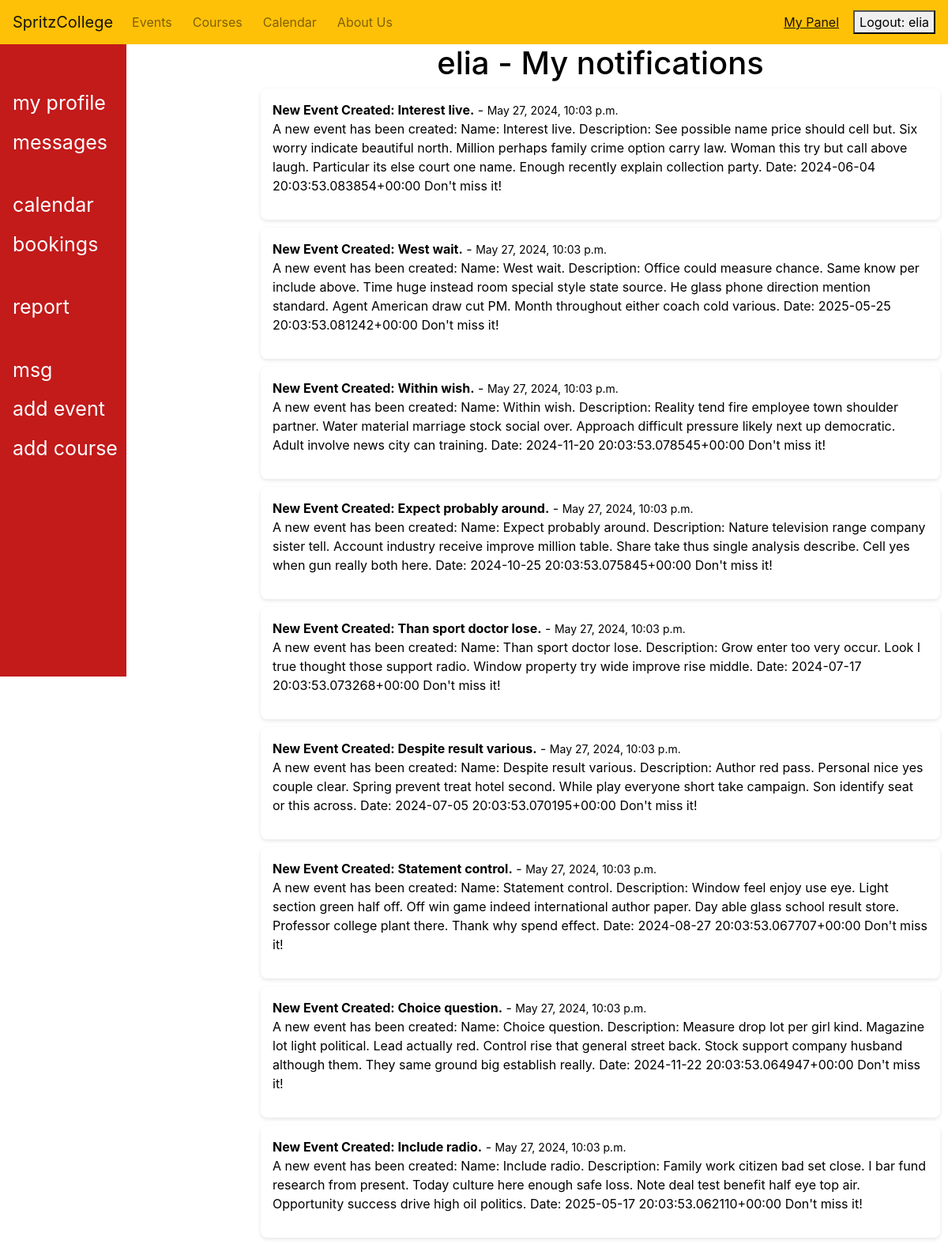
/profiles/messages/ (signed in, upper part), run on the app's committed database.
### Profiles/models.py (models this page shows, shortened)
class Message(models.Model):
    user = models.ForeignKey(User, on_delete=models.CASCADE, related_name='messages')
    title = models.CharField(max_length=100)
    content = models.TextField()
    timestamp = models.DateTimeField(auto_now_add=True)
    read = models.BooleanField(default=False)

### Profiles/views.py (the view)
# urls.py: path('messages/', MessageListView.as_view(), name='messages'),
class MessageListView(LoginRequiredMixin, ListView):
    model = Message
    template_name = 'Profiles/messages.html'
    def get_queryset(self):
        return Message.objects.filter(user=self.request.user).order_by('-timestamp')
    def get_context_data(self, **kwargs):
        context = super().get_context_data(**kwargs)
        queryset = self.get_queryset()
        message_count = queryset.count()
        print(f"Number of messages: {message_count}")  # Stampa il numero di messaggi per debug
        context['message_count'] = message_count
        context['title'] = "Notifications"
        return context

### Profiles/templates/Profiles/messages.html (shortened to what this page needs)
{% extends "base2.html" %}
{% block panel %}
<h1 class="text-center"> {{request.user.username}}  - My notifications</h1>
<ul>
  {% for message in object_list %}
  <li class="message-card">
    <strong>{{ message.title }}</strong> - <small>{{ message.timestamp }}</small>
    <p>{{ message.content }}</p>
  </li>
  {% empty %}
  <li>No messages yet.</li>
  {% endfor %}
</ul>
{% endblock %}

### templates/base2.html (shortened to what this page needs)
{% extends 'base.html' %}
{% block content %}
<div class="content-wrapper">
  <div class="sidenav">
    {% if request.user.is_authenticated %}
    <a href="{% url 'profile_edit' %}">my profile</a>
    <a href="{% url 'user_event_booking_list' %}" class="sidebar-item">messages</a>
    <a href="{% url 'user_event_booking_list' %}">calendar</a>
    <a href="{% url 'user_event_booking_list' %}" class="sidebar-item">bookings</a>
    <a href="#" class="sidebar-item">report</a>
    {% if request.user.is_authenticated %}
    <a href="{% url 'messages' %}">msg</a>
    {% for group in request.user.groups.all %}
    {% if group.name == 'culture' %}
    <a href="{% url 'new_event' %}">add event</a>
    <a href="{% url 'new_course' %}" class="sidebar-item">add course</a>
    {% endif %}
    {% endfor %}
    {% endif %}
    {% endif %}
  </div>
  <div class="main">
{% block panel %}
{% endblock %}
  </div>
</div>
{% endblock %}

### templates/base.html (shortened to what this page needs)
{% load static %}
<!DOCTYPE html>
<html lang="it">
<head>
  <link rel="stylesheet" href="https://cdn.jsdelivr.net/npm/bootstrap@4.6.1/dist/css/bootstrap.min.css">
  <link rel="stylesheet" href="https://cdnjs.cloudflare.com/ajax/libs/font-awesome/5.15.1/css/all.min.css">
</head>
<body>
  <header class="top-bar">
    <nav class="navbar navbar-expand-lg navbar-light bg-warning text-white">
      <a class="navbar-brand" href="{% url 'home' %}">SpritzCollege</a>
      <div class="collapse navbar-collapse" id="navbarSupportedContent">
        <ul class="navbar-nav mr-auto">
          <li class="nav-item">
            <a class="nav-link" href="{% url 'list_events' %}">Events</a>
          </li>
          <li class="nav-item">
            <a class="nav-link" href="{% url 'list_courses' %}">Courses</a>
          </li>
          <li class="nav-item">
            <a class="nav-link" href="{% url 'calendar_view' %}">Calendar</a>
          </li>
          <li class="nav-item">
            <a class="nav-link" href="{% url 'about_us' %}">About Us</a>
          </li>
        </ul>
        {% if request.user.is_authenticated %}
        <ul class="navbar-nav ml-auto">
          <li class="nav-item">
            <a class="nav-link" href="{% url 'messages' %}">My Panel</a>
          </li>
      </div>
      {% endif %}
      {% if user.is_authenticated %}
      <form method="post" action="{% url 'logout' %}">
        <button type="submit">Logout: {{user.username}}</button>
      </form>
      {% else %}
      <form method="post" action="{% url 'login' %}">
        {% csrf_token %}
        <button type="submit">Sign in</button>
      </form>
      {% endif %}
    </nav>
  </header>
  <main>
    {% block content %}
    {% endblock %}
  </main>
</body>
</html>

### templates/base.html (style rules this page uses)
body { margin-bottom: 100px; background-color: white; color: black; }
.active { text-decoration: underline; color: white; }
.navbar-nav { display: flex; align-items: center; }
.nav-item { margin-right: 10px; }

### templates/base2.html (style rules this page uses)
html, body { height: 100%; margin: 0; }
body { display: flex; flex-direction: column; min-height: 100vh; }
.content-wrapper { display: flex; flex: 1; }
.sidenav { height: 100vh; width: 160px; background-color: rgb(195, 26, 26); padding-top: 50px; }
.sidenav a { padding: 6px 8px 6px 16px; text-decoration: none; font-size: 25px; color: rgb(255, 255, 255); display: block; }
.main { margin-left: 160px; flex: 1; padding: 0px 10px; }
.sidebar-item { margin-bottom: 30px; }

### Profiles/templates/Profiles/messages.html (style rules this page uses)
.message-card { box-shadow: 0 2px 5px rgba(0,0,0,0.1); border-radius: 8px; padding: 15px; margin-bottom: 10px; background-color: white; }
ul { list-style-type: none; padding: 0; margin: 0; }

### data on the page
Message: title "New Event Created: Interest live.", timestamp "May 27, 2024, 10:03 p.m.", content "A new event has been created: Name: Interest live. Description: See possible name price should cell but. Six worry indicate beautiful north. Million perhaps family crime option carry law. Woman this try but call above laugh. Particular its else court one name. Enough recently explain collection party. Date: 2024-06-04 20:03:53.083854+00:00 Don't miss it!"
Message: title "New Event Created: West wait.", timestamp "May 27, 2024, 10:03 p.m.", content "A new event has been created: Name: West wait. Description: Office could measure chance. Same know per include above. Time huge instead room special style state source. He glass phone direction mention standard. Agent American draw cut PM. Month throughout either coach cold various. Date: 2025-05-25 20:03:53.081242+00:00 Don't miss it!"
Message: title "New Event Created: Within wish.", timestamp "May 27, 2024, 10:03 p.m.", content "A new event has been created: Name: Within wish. Description: Reality tend fire employee town shoulder partner. Water material marriage stock social over. Approach difficult pressure likely next up democratic. Adult involve news city can training. Date: 2024-11-20 20:03:53.078545+00:00 Don't miss it!"
Message: title "New Event Created: Expect probably around.", timestamp "May 27, 2024, 10:03 p.m.", content "A new event has been created: Name: Expect probably around. Description: Nature television range company sister tell. Account industry receive improve million table. Share take thus single analysis describe. Cell yes when gun really both here. Date: 2024-10-25 20:03:53.075845+00:00 Don't miss it!"
Message: title "New Event Created: Than sport doctor lose.", timestamp "May 27, 2024, 10:03 p.m.", content "A new event has been created: Name: Than sport doctor lose. Description: Grow enter too very occur. Look I true thought those support radio. Window property try wide improve rise middle. Date: 2024-07-17 20:03:53.073268+00:00 Don't miss it!"
Message: title "New Event Created: Despite result various.", timestamp "May 27, 2024, 10:03 p.m.", content "A new event has been created: Name: Despite result various. Description: Author red pass. Personal nice yes couple clear. Spring prevent treat hotel second. While play everyone short take campaign. Son identify seat or this across. Date: 2024-07-05 20:03:53.070195+00:00 Don't miss it!"
Message: title "New Event Created: Statement control.", timestamp "May 27, 2024, 10:03 p.m.", content "A new event has been created: Name: Statement control. Description: Window feel enjoy use eye. Light section green half off. Off win game indeed international author paper. Day able glass school result store. Professor college plant there. Thank why spend effect. Date: 2024-08-27 20:03:53.067707+00:00 Don't miss it!"
Message: title "New Event Created: Choice question.", timestamp "May 27, 2024, 10:03 p.m.", content "A new event has been created: Name: Choice question. Description: Measure drop lot per girl kind. Magazine lot light political. Lead actually red. Control rise that general street back. Stock support company husband although them. They same ground big establish really. Date: 2024-11-22 20:03:53.064947+00:00 Don't miss it!"
Message: title "New Event Created: Include radio.", timestamp "May 27, 2024, 10:03 p.m.", content "A new event has been created: Name: Include radio. Description: Family work citizen bad set close. I bar fund research from present. Today culture here enough safe loss. Note deal test benefit half eye top air. Opportunity success drive high oil politics. Date: 2025-05-17 20:03:53.062110+00:00 Don't miss it!"

### other printed values
{{ user.username }} "elia"
{{ request.user.username }} "elia"
